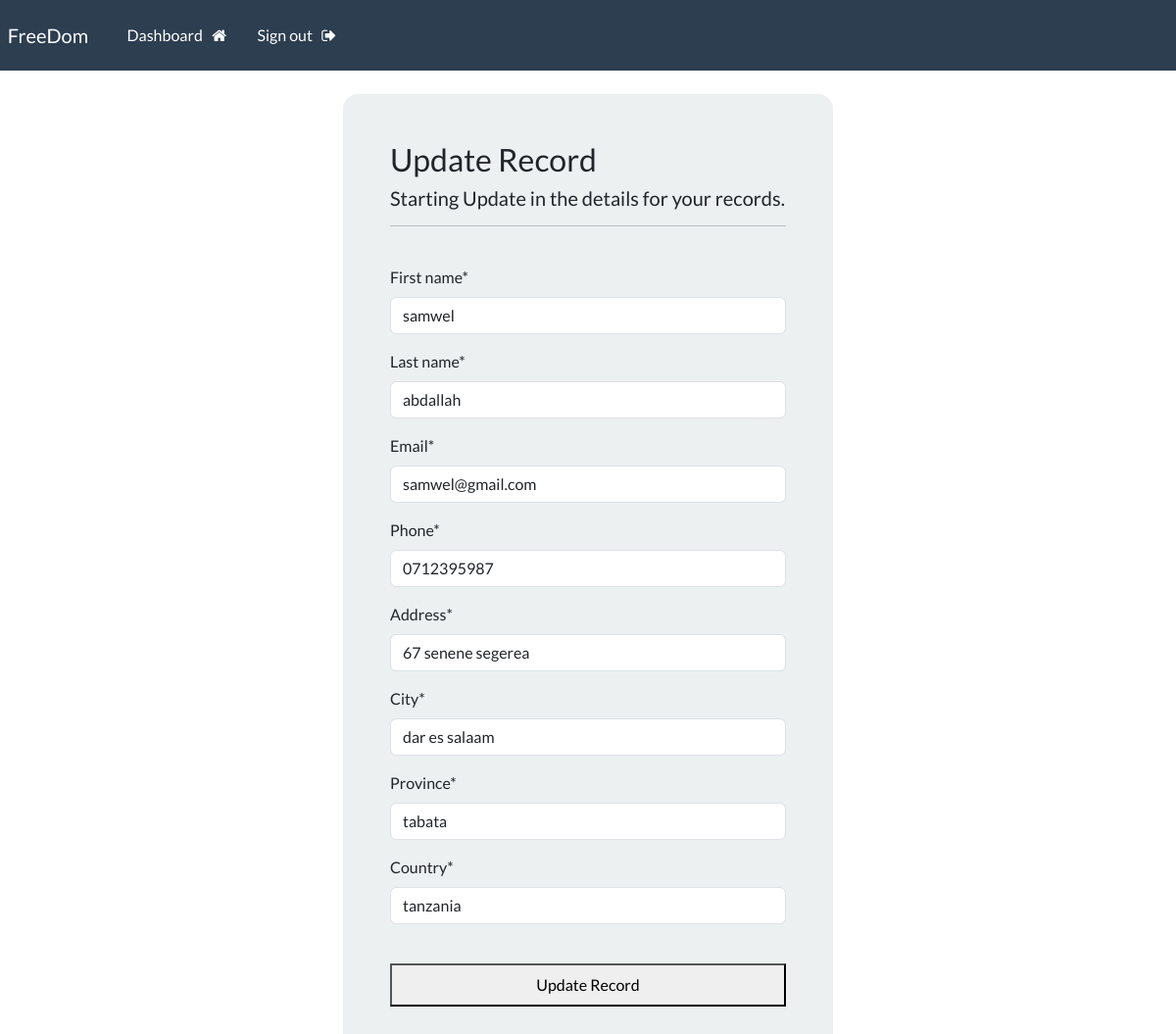
Page /update-record/2 (signed in) on the committed database.
### freeapp/models.py (models this page shows, shortened)
class Record(models.Model):
    creation_date = models.DateTimeField(auto_now_add=True)
    first_name = models.CharField(max_length=100)
    last_name = models.CharField(max_length=100)
    email = models.CharField(max_length=300)
    phone = models.CharField(max_length=20)
    address = models.CharField(max_length=300)
    city = models.CharField(max_length=255)
    province = models.CharField(max_length=200)
    country = models.CharField(max_length=150)

### freeapp/views.py (the view)
# urls.py: path("update-record/<int:pk>", views.update_record, name="update-record"),
@login_required(login_url="my-login")
def update_record(request, pk):
    record = Record.objects.get(id=pk)
    form = UpdateRecordForm(instance=record)
    if request.method == "POST":
        form = UpdateRecordForm(request.POST, instance=record)
        if form.is_valid():
            form.save()
            return redirect("dashboard")
    context = {"form": form}
    return render(request, "freeapp/update-record.html", context=context)

### freeapp/forms.py
class UpdateRecordForm(forms.ModelForm):
    class Meta:
        model = Record
        fields = (
            "first_name",
            "last_name",
            "email",
            "phone",
            "address",
            "city",
            "province",
            "country",
        )

### freeapp/templates/freeapp/update-record.html (shortened to what this page needs)
{% extends 'freeapp/base.html' %} {% load crispy_forms_tags %}
    {% load crispy_forms_tags %} {% block content %}
    <div class="container bg-light shodow-md p-5 form-layout">
      <h3>Update Record</h3>
      <h5>Starting Update in the details for your records.</h5>
      <hr />
      <br />
      <form method="POST" autocomplete="off">
        {% csrf_token %} {{form|crispy}}
        <br />
        <button type="submit"  class="btn-btn-primary w-100 btn-block p-2">
          Update Record
        </button>
      </form>
    </div>
    {% endblock content %}

### static/css/style.css (style rules this page uses)
.form-layout { border-radius: 15px; width: 500px; }

### rows in the picture
Record: first_name "samwel", last_name "abdallah", email "samwel@gmail.com", phone "0712395987", address "67 senene segerea", city "dar es salaam", province "tabata", country "tanzania"
